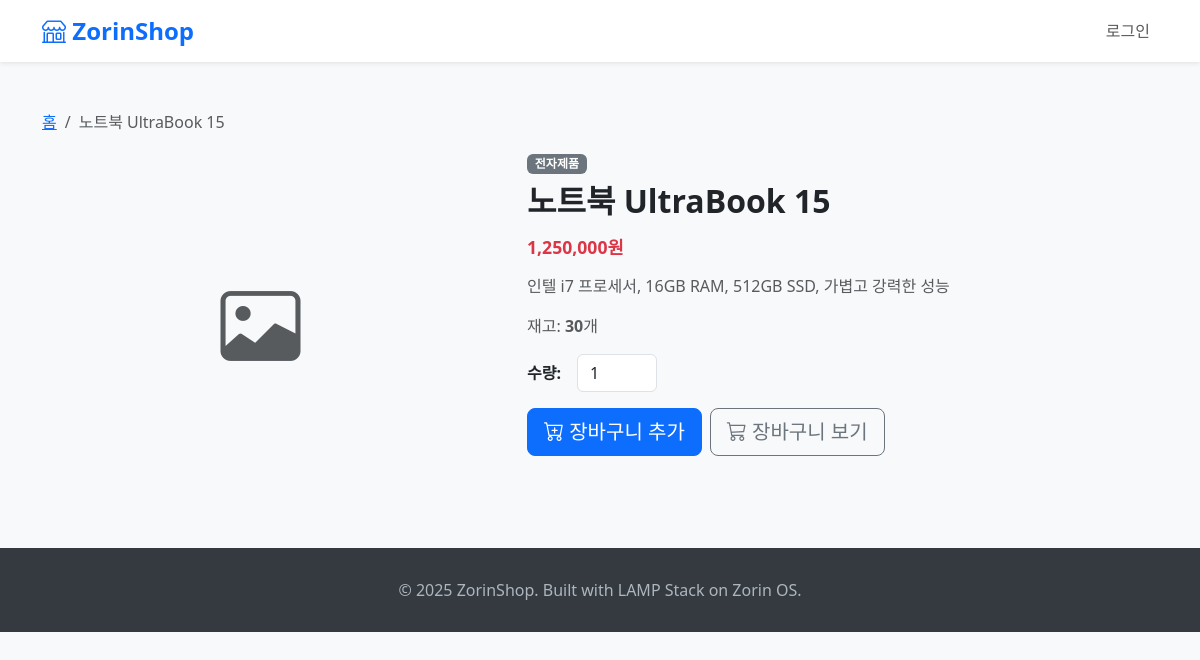
/product.php?id=2, run on the app's committed database.
### tables this page shows
CREATE TABLE IF NOT EXISTS products (
    id          INT AUTO_INCREMENT PRIMARY KEY,
    category_id INT,
    name        VARCHAR(200) NOT NULL,
    description TEXT,
    price       DECIMAL(10,2) NOT NULL DEFAULT 0,
    stock       INT NOT NULL DEFAULT 0,
    image       VARCHAR(255),
    created_at  TIMESTAMP DEFAULT CURRENT_TIMESTAMP,
    FOREIGN KEY (category_id) REFERENCES categories(id) ON DELETE SET NULL
);

CREATE TABLE IF NOT EXISTS categories (
    id          INT AUTO_INCREMENT PRIMARY KEY,
    name        VARCHAR(100) NOT NULL,
    description TEXT
);

### includes/auth.php (called while the page is built, shortened)
<?php
function isLoggedIn() {
    return isset($_SESSION['user_id']);
}

### includes/functions.php (called while the page is built, shortened)
<?php
function formatPrice($price) {
    return number_format($price) . '원';
}

### product.php (the view, shortened to what this page needs)
<?php
require_once 'includes/db.php';
require_once 'includes/auth.php';
require_once 'includes/functions.php';
$id = isset($_GET['id']) ? (int)$_GET['id'] : 0;
$stmt = $conn->prepare("SELECT p.*, c.name as category_name FROM products p LEFT JOIN categories c ON p.category_id = c.id WHERE p.id = ?");
$stmt->bind_param("i", $id);
$stmt->execute();
$product = $stmt->get_result()->fetch_assoc();
$cart_count = isLoggedIn() ? getCartCount($conn, $_SESSION['user_id']) : 0;
?>
<!DOCTYPE html>
<html lang="ko">
<head>
    <link href="https://cdn.jsdelivr.net/npm/bootstrap@5.3.0/dist/css/bootstrap.min.css" rel="stylesheet">
    <link href="https://cdn.jsdelivr.net/npm/bootstrap-icons@1.10.0/font/bootstrap-icons.css" rel="stylesheet">
    <link href="/shop/css/style.css" rel="stylesheet">
</head>
<body>
<nav class="navbar navbar-expand-lg navbar-light bg-white shadow-sm sticky-top">
    <div class="container">
        <a class="navbar-brand" href="/shop/"><i class="bi bi-shop"></i> ZorinShop</a>
        <ul class="navbar-nav ms-auto align-items-center">
            <?php if (isLoggedIn()): ?>
                <li class="nav-item">
                    <a class="nav-link" href="/shop/cart.php">
                        <i class="bi bi-cart3"></i>
                        <?php if ($cart_count > 0): ?><span class="badge bg-danger rounded-pill"><?= $cart_count ?></span><?php endif; ?>
                    </a>
                </li>
                <li class="nav-item"><a class="nav-link" href="/shop/logout.php">로그아웃</a></li>
            <?php else: ?>
                <li class="nav-item"><a class="nav-link" href="/shop/login.php">로그인</a></li>
            <?php endif; ?>
        </ul>
    </div>
</nav>
<div class="container my-5">
    <nav aria-label="breadcrumb">
        <ol class="breadcrumb">
            <li class="breadcrumb-item"><a href="/shop/">홈</a></li>
            <li class="breadcrumb-item active"><?= htmlspecialchars($product['name']) ?></li>
        </ol>
    </nav>
    <div class="row g-5">
        <div class="col-md-5">
            <?php if ($product['image'] && file_exists(__DIR__ . '/uploads/products/' . $product['image'])): ?>
                <img src="/shop/uploads/products/<?= htmlspecialchars($product['image']) ?>" class="img-fluid rounded shadow" alt="<?= htmlspecialchars($product['name']) ?>">
            <?php else: ?>
                <div class="bg-light rounded d-flex align-items-center justify-content-center" style="height:350px">
                    <i class="bi bi-image text-muted display-1"></i>
                </div>
            <?php endif; ?>
        </div>
        <div class="col-md-7">
            <span class="badge bg-secondary mb-2"><?= htmlspecialchars($product['category_name'] ?? '') ?></span>
            <h2 class="fw-bold"><?= htmlspecialchars($product['name']) ?></h2>
            <h3 class="price-tag my-3"><?= formatPrice($product['price']) ?></h3>
            <p class="text-muted"><?= nl2br(htmlspecialchars($product['description'])) ?></p>
            <p class="text-muted">재고: <strong><?= $product['stock'] ?></strong>개</p>
            <?php if ($product['stock'] > 0): ?>
                <form method="POST">
                    <div class="d-flex align-items-center gap-3 mb-3">
                        <label class="fw-bold">수량:</label>
                        <input type="number" name="quantity" value="1" min="1" max="<?= $product['stock'] ?>" class="form-control" style="width:80px">
                    </div>
                    <div class="d-flex gap-2">
                        <button type="submit" name="add_cart" class="btn btn-primary btn-lg">
                            <i class="bi bi-cart-plus"></i> 장바구니 추가
                        </button>
                        <a href="/shop/cart.php" class="btn btn-outline-secondary btn-lg">
                            <i class="bi bi-cart3"></i> 장바구니 보기
                        </a>
                    </div>
                </form>
            <?php else: ?>
                <div class="alert alert-warning">품절된 상품입니다.</div>
            <?php endif; ?>
        </div>
    </div>
</div>
<footer class="text-center mt-5">
    <div class="container">
        <p class="mb-0">&copy; 2025 ZorinShop. Built with LAMP Stack on Zorin OS.</p>
    </div>
</footer>
</body>
</html>

### css/style.css (style rules this page uses)
body { background-color: #f8f9fa; font-family: 'Segoe UI', Tahoma, Geneva, Verdana, sans-serif; }
.navbar-brand { font-size: 1.5rem; font-weight: 700; color: #0d6efd !important; }
.price-tag { font-size: 1.1rem; font-weight: 700; color: #dc3545; }
footer { background: #343a40; color: #adb5bd; padding: 30px 0; margin-top: 60px; }

### data on the page
products: name "노트북 UltraBook 15", category.name "전자제품", price "1,250,000원", description "인텔 i7 프로세서, 16GB RAM, 512GB SSD, 가볍고 강력한 성능", stock "30"
